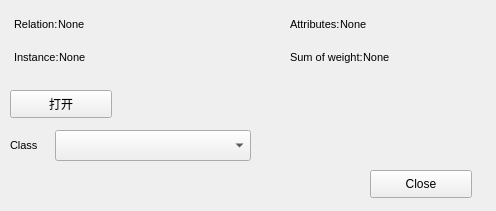
<?xml version="1.0" encoding="UTF-8"?>
<ui version="4.0">
 <class>Form</class>
 <widget class="QWidget" name="Form">
  <property name="geometry">
   <rect>
    <x>0</x>
    <y>0</y>
    <width>496</width>
    <height>211</height>
   </rect>
  </property>
  <property name="windowTitle">
   <string>Form</string>
  </property>
  <widget class="QWidget" name="layoutWidget">
   <property name="geometry">
    <rect>
     <x>14</x>
     <y>10</y>
     <width>471</width>
     <height>61</height>
    </rect>
   </property>
   <layout class="QGridLayout" name="gridLayout">
    <property name="horizontalSpacing">
     <number>80</number>
    </property>
    <item row="0" column="0">
     <layout class="QHBoxLayout" name="horizontalLayout_6">
      <item>
       <widget class="QLabel" name="label_5">
        <property name="sizePolicy">
         <sizepolicy hsizetype="Fixed" vsizetype="Preferred">
          <horstretch>0</horstretch>
          <verstretch>0</verstretch>
         </sizepolicy>
        </property>
        <property name="font">
         <font>
          <pointsize>8</pointsize>
         </font>
        </property>
        <property name="text">
         <string>Relation:</string>
        </property>
       </widget>
      </item>
      <item>
       <widget class="QLabel" name="name_lab">
        <property name="font">
         <font>
          <pointsize>8</pointsize>
         </font>
        </property>
        <property name="text">
         <string>None</string>
        </property>
       </widget>
      </item>
     </layout>
    </item>
    <item row="0" column="1">
     <layout class="QHBoxLayout" name="horizontalLayout_4">
      <item>
       <widget class="QLabel" name="label_7">
        <property name="sizePolicy">
         <sizepolicy hsizetype="Fixed" vsizetype="Preferred">
          <horstretch>0</horstretch>
          <verstretch>0</verstretch>
         </sizepolicy>
        </property>
        <property name="font">
         <font>
          <pointsize>8</pointsize>
         </font>
        </property>
        <property name="text">
         <string>Attributes:</string>
        </property>
       </widget>
      </item>
      <item>
       <widget class="QLabel" name="attr_lab">
        <property name="font">
         <font>
          <pointsize>8</pointsize>
         </font>
        </property>
        <property name="text">
         <string>None</string>
        </property>
       </widget>
      </item>
     </layout>
    </item>
    <item row="1" column="0">
     <layout class="QHBoxLayout" name="horizontalLayout_7">
      <item>
       <widget class="QLabel" name="label_6">
        <property name="sizePolicy">
         <sizepolicy hsizetype="Fixed" vsizetype="Preferred">
          <horstretch>0</horstretch>
          <verstretch>0</verstretch>
         </sizepolicy>
        </property>
        <property name="font">
         <font>
          <pointsize>8</pointsize>
         </font>
        </property>
        <property name="text">
         <string>Instance:</string>
        </property>
       </widget>
      </item>
      <item>
       <widget class="QLabel" name="instance_lab">
        <property name="font">
         <font>
          <pointsize>8</pointsize>
         </font>
        </property>
        <property name="text">
         <string>None</string>
        </property>
       </widget>
      </item>
     </layout>
    </item>
    <item row="1" column="1">
     <layout class="QHBoxLayout" name="horizontalLayout_5">
      <item>
       <widget class="QLabel" name="label_8">
        <property name="sizePolicy">
         <sizepolicy hsizetype="Fixed" vsizetype="Preferred">
          <horstretch>0</horstretch>
          <verstretch>0</verstretch>
         </sizepolicy>
        </property>
        <property name="font">
         <font>
          <pointsize>8</pointsize>
         </font>
        </property>
        <property name="text">
         <string>Sum of weight:</string>
        </property>
       </widget>
      </item>
      <item>
       <widget class="QLabel" name="weight_lab">
        <property name="font">
         <font>
          <pointsize>8</pointsize>
         </font>
        </property>
        <property name="text">
         <string>None</string>
        </property>
       </widget>
      </item>
     </layout>
    </item>
   </layout>
  </widget>
  <widget class="QPushButton" name="open_btn">
   <property name="geometry">
    <rect>
     <x>10</x>
     <y>90</y>
     <width>102</width>
     <height>28</height>
    </rect>
   </property>
   <property name="text">
    <string>打开</string>
   </property>
  </widget>
  <widget class="QPushButton" name="close_btn">
   <property name="geometry">
    <rect>
     <x>370</x>
     <y>170</y>
     <width>102</width>
     <height>28</height>
    </rect>
   </property>
   <property name="text">
    <string>Close</string>
   </property>
  </widget>
  <widget class="QWidget" name="">
   <property name="geometry">
    <rect>
     <x>10</x>
     <y>130</y>
     <width>241</width>
     <height>31</height>
    </rect>
   </property>
   <layout class="QHBoxLayout" name="horizontalLayout" stretch="0,0">
    <item>
     <widget class="QLabel" name="label_9">
      <property name="sizePolicy">
       <sizepolicy hsizetype="Preferred" vsizetype="Preferred">
        <horstretch>1</horstretch>
        <verstretch>0</verstretch>
       </sizepolicy>
      </property>
      <property name="font">
       <font>
        <pointsize>8</pointsize>
       </font>
      </property>
      <property name="text">
       <string>Class</string>
      </property>
     </widget>
    </item>
    <item>
     <widget class="QComboBox" name="class_combobox">
      <property name="sizePolicy">
       <sizepolicy hsizetype="Preferred" vsizetype="Preferred">
        <horstretch>5</horstretch>
        <verstretch>0</verstretch>
       </sizepolicy>
      </property>
      <property name="font">
       <font>
        <pointsize>8</pointsize>
       </font>
      </property>
     </widget>
    </item>
   </layout>
  </widget>
 </widget>
 <resources/>
 <connections/>
</ui>
